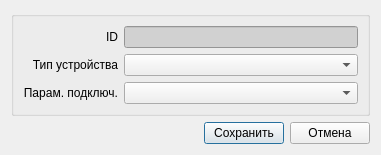
<?xml version="1.0" encoding="UTF-8"?>
<ui version="4.0">
 <class>SvTaskDialog</class>
 <widget class="QDialog" name="SvTaskDialog">
  <property name="geometry">
   <rect>
    <x>0</x>
    <y>0</y>
    <width>381</width>
    <height>150</height>
   </rect>
  </property>
  <property name="windowTitle">
   <string>Задача</string>
  </property>
  <layout class="QVBoxLayout" name="verticalLayout_2">
   <item>
    <widget class="QGroupBox" name="groupBox">
     <property name="title">
      <string/>
     </property>
     <layout class="QVBoxLayout" name="verticalLayout_3">
      <item>
       <layout class="QHBoxLayout" name="hlayID">
        <item>
         <widget class="QLabel" name="lblID">
          <property name="sizePolicy">
           <sizepolicy hsizetype="Fixed" vsizetype="Fixed">
            <horstretch>0</horstretch>
            <verstretch>0</verstretch>
           </sizepolicy>
          </property>
          <property name="minimumSize">
           <size>
            <width>95</width>
            <height>0</height>
           </size>
          </property>
          <property name="text">
           <string>ID</string>
          </property>
          <property name="alignment">
           <set>Qt::AlignRight|Qt::AlignTrailing|Qt::AlignVCenter</set>
          </property>
         </widget>
        </item>
        <item>
         <widget class="QLineEdit" name="editID">
          <property name="styleSheet">
           <string notr="true">background-color: rgb(209, 209, 209);</string>
          </property>
          <property name="readOnly">
           <bool>true</bool>
          </property>
         </widget>
        </item>
       </layout>
      </item>
      <item>
       <layout class="QHBoxLayout" name="hlayProjects">
        <item>
         <widget class="QLabel" name="lblDeviceType">
          <property name="sizePolicy">
           <sizepolicy hsizetype="Fixed" vsizetype="Preferred">
            <horstretch>0</horstretch>
            <verstretch>0</verstretch>
           </sizepolicy>
          </property>
          <property name="minimumSize">
           <size>
            <width>95</width>
            <height>0</height>
           </size>
          </property>
          <property name="text">
           <string>Тип устройства</string>
          </property>
          <property name="alignment">
           <set>Qt::AlignRight|Qt::AlignTrailing|Qt::AlignVCenter</set>
          </property>
         </widget>
        </item>
        <item>
         <widget class="QComboBox" name="cbDeviceType"/>
        </item>
       </layout>
      </item>
      <item>
       <layout class="QHBoxLayout" name="hlayParentTask">
        <item>
         <widget class="QLabel" name="lblConnectParams">
          <property name="sizePolicy">
           <sizepolicy hsizetype="Fixed" vsizetype="Preferred">
            <horstretch>0</horstretch>
            <verstretch>0</verstretch>
           </sizepolicy>
          </property>
          <property name="minimumSize">
           <size>
            <width>95</width>
            <height>0</height>
           </size>
          </property>
          <property name="text">
           <string>Парам. подключ.</string>
          </property>
          <property name="alignment">
           <set>Qt::AlignRight|Qt::AlignTrailing|Qt::AlignVCenter</set>
          </property>
         </widget>
        </item>
        <item>
         <widget class="QComboBox" name="cbConnectParams"/>
        </item>
       </layout>
      </item>
     </layout>
    </widget>
   </item>
   <item>
    <layout class="QHBoxLayout" name="hlayButtons">
     <item>
      <spacer name="horizontalSpacer">
       <property name="orientation">
        <enum>Qt::Horizontal</enum>
       </property>
       <property name="sizeHint" stdset="0">
        <size>
         <width>40</width>
         <height>20</height>
        </size>
       </property>
      </spacer>
     </item>
     <item>
      <widget class="QPushButton" name="bnSave">
       <property name="text">
        <string>Сохранить</string>
       </property>
      </widget>
     </item>
     <item>
      <widget class="QPushButton" name="bnCancel">
       <property name="text">
        <string>Отмена</string>
       </property>
      </widget>
     </item>
    </layout>
   </item>
  </layout>
 </widget>
 <resources>
  <include location="../../TaskImplementation/res.qrc"/>
 </resources>
 <connections/>
</ui>
